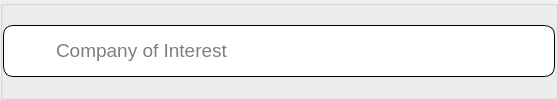
                  <widget class="QGroupBox" name="company">
                   <property name="title">
                    <string/>
                   </property>
                   <layout class="QHBoxLayout" name="horizontalLayout_22">
                    <property name="spacing">
                     <number>0</number>
                    </property>
                    <property name="leftMargin">
                     <number>0</number>
                    </property>
                    <property name="topMargin">
                     <number>0</number>
                    </property>
                    <property name="rightMargin">
                     <number>0</number>
                    </property>
                    <property name="bottomMargin">
                     <number>0</number>
                    </property>
                    <item>
                     <widget class="QGroupBox" name="groupBox_16">
                      <property name="sizePolicy">
                       <sizepolicy hsizetype="Fixed" vsizetype="Fixed">
                        <horstretch>0</horstretch>
                        <verstretch>0</verstretch>
                       </sizepolicy>
                      </property>
                      <property name="minimumSize">
                       <size>
                        <width>100</width>
                        <height>0</height>
                       </size>
                      </property>
                      <property name="maximumSize">
                       <size>
                        <width>1250</width>
                        <height>16777215</height>
                       </size>
                      </property>
                      <property name="styleSheet">
                       <string notr="true">border-style:solid;
border-width:1px;
border-radius: 10px;
background-color:white;</string>
                      </property>
                      <property name="title">
                       <string/>
                      </property>
                      <layout class="QHBoxLayout" name="horizontalLayout_17">
                       <property name="spacing">
                        <number>10</number>
                       </property>
                       <property name="leftMargin">
                        <number>10</number>
                       </property>
                       <property name="topMargin">
                        <number>10</number>
                       </property>
                       <property name="rightMargin">
                        <number>0</number>
                       </property>
                       <property name="bottomMargin">
                        <number>10</number>
                       </property>
                       <item>
                        <widget class="QGroupBox" name="groupBox_17">
                         <property name="sizePolicy">
                          <sizepolicy hsizetype="Expanding" vsizetype="Expanding">
                           <horstretch>0</horstretch>
                           <verstretch>0</verstretch>
                          </sizepolicy>
                         </property>
                         <property name="maximumSize">
                          <size>
                           <width>30</width>
                           <height>30</height>
                          </size>
                         </property>
                         <property name="styleSheet">
                          <string notr="true">border:none;</string>
                         </property>
                         <property name="title">
                          <string/>
                         </property>
                         <layout class="QVBoxLayout" name="verticalLayout_15">
                          <property name="leftMargin">
                           <number>0</number>
                          </property>
                          <property name="topMargin">
                           <number>0</number>
                          </property>
                          <property name="rightMargin">
                           <number>0</number>
                          </property>
                          <property name="bottomMargin">
                           <number>0</number>
                          </property>
                          <item>
                           <widget class="QLabel" name="mbtiLabel_7">
                            <property name="sizePolicy">
                             <sizepolicy hsizetype="Minimum" vsizetype="Minimum">
                              <horstretch>0</horstretch>
                              <verstretch>0</verstretch>
                             </sizepolicy>
                            </property>
                            <property name="minimumSize">
                             <size>
                              <width>30</width>
                              <height>30</height>
                             </size>
                            </property>
                            <property name="maximumSize">
                             <size>
                              <width>30</width>
                              <height>30</height>
                             </size>
                            </property>
                            <property name="text">
                             <string/>
                            </property>
                            <property name="pixmap">
                             <pixmap resource="test.qrc">:/logo/assets/mac-fill-svgrepo-com.svg</pixmap>
                            </property>
                            <property name="scaledContents">
                             <bool>true</bool>
                            </property>
                           </widget>
                          </item>
                         </layout>
                        </widget>
                       </item>
                       <item>
                        <widget class="QLineEdit" name="mbtiBox_7">
                         <property name="sizePolicy">
                          <sizepolicy hsizetype="Expanding" vsizetype="Fixed">
                           <horstretch>0</horstretch>
                           <verstretch>0</verstretch>
                          </sizepolicy>
                         </property>
                         <property name="minimumSize">
                          <size>
                           <width>500</width>
                           <height>0</height>
                          </size>
                         </property>
                         <property name="maximumSize">
                          <size>
                           <width>1250</width>
                           <height>16777215</height>
                          </size>
                         </property>
                         <property name="font">
                          <font>
                           <pointsize>14</pointsize>
                          </font>
                         </property>
                         <property name="styleSheet">
                          <string notr="true">border:none;
</string>
                         </property>
                         <property name="inputMask">
                          <string/>
                         </property>
                         <property name="text">
                          <string/>
                         </property>
                         <property name="placeholderText">
                          <string>Company of Interest</string>
                         </property>
                         <property name="clearButtonEnabled">
                          <bool>false</bool>
                         </property>
                        </widget>
                       </item>
                      </layout>
                     </widget>
                    </item>
                   </layout>
                  </widget>
